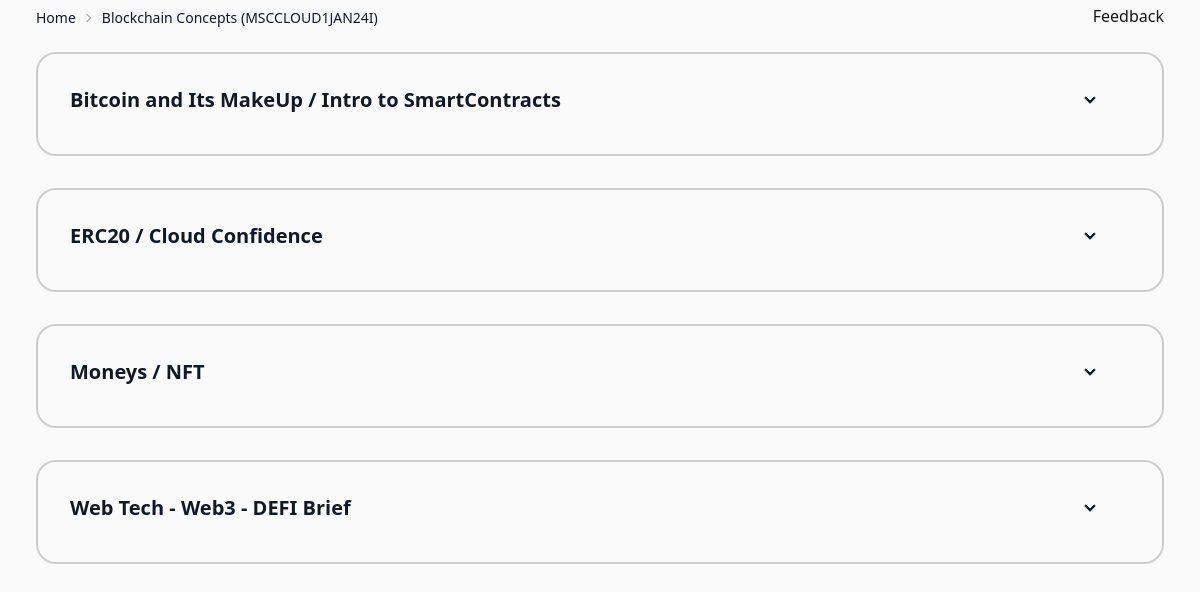
Screenshot of /module/2/ with the database file from the repository.
### modules/models.py (models this page shows, shortened)
class Module(models.Model):
    name = models.CharField(max_length=100)
    description = models.TextField()
    image = models.ImageField(upload_to="images/",blank=True, null=True)

class Topic(models.Model):
    module = models.ForeignKey(Module, on_delete=models.CASCADE,null=True)
    name = models.CharField(max_length=100)
    description = models.TextField()

### modules/views.py (the view)
# urls.py: path('module/<int:module_id>/', views.show, name='module'),
def show(request, module_id):
    try:
        module = Module.objects.get(pk=module_id)
    except Module.DoesNotExist:
        raise Http404("Module does not exist")
    topics =module.topic_set.all()
    context = {
        'module':module,
        'topics':topics,
    }
    return render(request, 'modules/module.html', context)

### modules/templates/modules/module.html (shortened to what this page needs)
{% extends "modules/base.html" %}
{% block content %}
<div class="flex flex-1 flex-col h-screen px-9" >
<div class="flex justify-between">
<div class="text-sm breadcrumbs">
  <ul>
    <li><a href="/" class="text-gray-900">Home</a></li>
    <li><a class="text-gray-900">{{module.name}}</a></li>
  </ul>
</div>
<div class="flex pt-1">
    <a class="link link-hover" href="/feedback">Feedback</a>
</div>
</div>
    {% for topic in topics %}
    <div class="collapse collapse-arrow collapse-title my-4 border-base-300 border-2">
            <div class="collapse-title text-gray-900 font-bold text-xl mb-2">
                {{topic.name}}
          </div>
    </div>
    {% endfor %}
</div>
{% endblock content %}

### rows the page displays
Module: name "Blockchain Concepts (MSCCLOUD1JAN24I)"
Topic: name "Bitcoin and Its MakeUp / Intro to SmartContracts"
Topic: name "ERC20 / Cloud Confidence"
Topic: name "Moneys / NFT"
Topic: name "Web Tech - Web3 - DEFI Brief"
